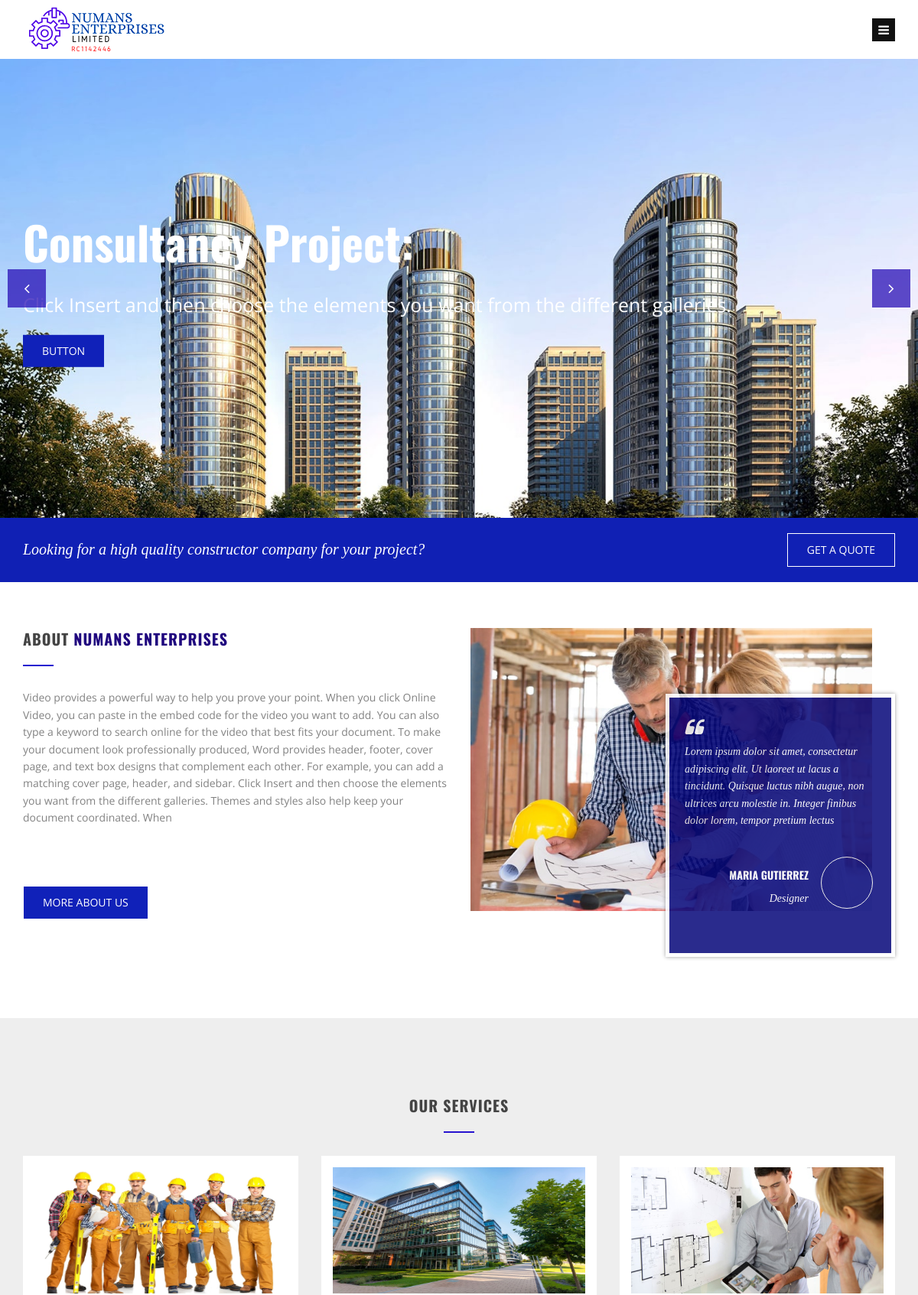
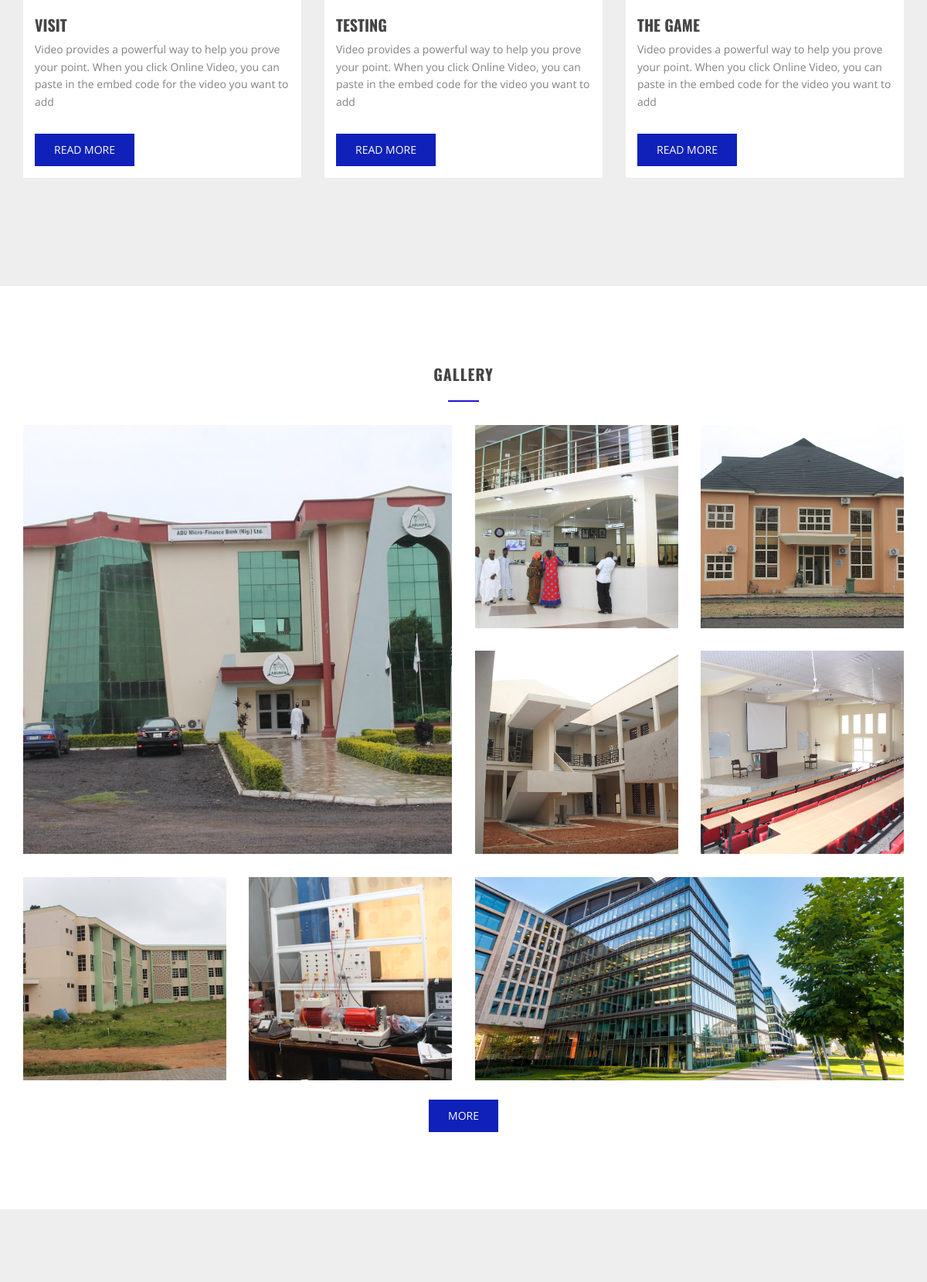
The page / (upper part) on the database its author committed (2 pictures, top to bottom).
### src/models.py (models this page shows)
class Slider(models.Model):
    title = models.CharField(max_length=100)
    content = models.TextField()
    image = models.ImageField()
    class Meta:
        verbose_name = 'Slider Galllery'

class About(models.Model):
    history = models.TextField()
    class Meta:
        verbose_name = 'About Us'

class Service(models.Model):
    title = models.CharField(max_length=100)
    content = models.TextField()
    image = models.ImageField()
    class Meta:
        verbose_name = 'Our Services'

class Gallery(models.Model):
    caption = models.CharField(max_length=200)
    image = models.ImageField()
    class Meta:
        verbose_name = 'Projects Gallery'

### src/views.py (the view)
# urls.py: 2. Add a URL to urlpatterns:  path('', views.home, name='home')
def home(request):
    abouts = About.objects.all()
    slides = Slider.objects.all()
    services = Service.objects.all()[:6]
    galls = Gallery.objects.all()[:8]
    news = News.objects.all()[:3]
    team = Team.objects.all()
    return render(request, 'index.html', {'abouts':abouts, 'slides':slides, 'services':services, 'galls':galls,
                                        'news':news, 'team':team})

### src/templates/index.html (shortened to what this page needs)
{% load static %}
<!DOCTYPE html>
<html>
	<head>
		<link rel="stylesheet" type="text/css" href="{% static 'fonts/fontawesome/font-awesome.min.css' %}">
		<link rel="stylesheet" type="text/css" href="{% static 'fonts/pe-icon/pe-icon.css' %}">
		<link rel="stylesheet" type="text/css" href="{% static 'vendors/bootstrap/grid.css' %}">
		<link rel="stylesheet" type="text/css" href="{% static 'vendors/magnific-popup/magnific-popup.min.css' %}">
		<link rel="stylesheet" type="text/css" href="{% static 'vendors/swiper/swiper.css' %}">
		<link rel="stylesheet" type="text/css" href="{% static 'css/main.css' %}">
	</head>
	<body>
		<div class="page-wrap">
			<header class="header header-fixheight header--fixed">
				<div class="container">
					<div class="header__inner">
						<div class="header-logo"><a href="#"><img src="{% static 'img/logo.png' %}" alt=""/></a></div>
						<nav class="raising-nav">
							<div class="navbar-toggle"><i class="fa fa-bars"></i></div>
						</nav>
						<div class="btn-right">
							<div class="search-btn"></div>
						</div>
					</div>
				</div>
			</header>
			<div class="md-content">
				<hero class="hero" id="id1">
					<div class="swiper swiper-container">
						<div class="swiper-wrapper">
							{% for i in slides %}
							<div class="hero__wrapper" style="background-image: url('{{i.image.url}}');">
								<div class="hero__inner">
									<div class="container">
										<h1 class="hero__title">{{i.title}}</h1>
										<p class="hero__desc">{{i.content}}</p>
										<a class="btn btn-primary" href="#">button
										</a>
									</div>
								</div>
							</div>
							{% endfor %}
						</div>
						<div class="swiper-button-custom">
							<div class="swiper-button-prev-custom"><i class="fa fa-angle-left"></i></div>
							<div class="swiper-button-next-custom"><i class="fa fa-angle-right"></i></div>
						</div>
					</div>
				</hero>
				<div class="cta-02">
					<div class="container">
						<div class="row">
							<div class="col-lg-9 ">
								<h3 class="cta-02__title">Looking for a high quality constructor company for your project?</h3>
							</div>
							<div class="col-lg-3  md-text-right">
								<a class="btn btn-outline" href="#">Get a quote
								</a>
							</div>
						</div>
					</div>
				</div>
				<section class="md-section" id="id2" style="background-color:#fff;padding:60px 0;">
					<div class="container">
						<div class="row">
							<div class="col-lg-6 ">
								<div class="mb-30">
									<div class="sec-title sec-title__lg-title">
										<h2 class="sec-title__title">About <span>Numans Enterprises</span></h2><span class="sec-title__divider"></span>
									</div>
									{% for i in abouts %}
									<p>{{i.history|slice:600}}</p><br>
									{% endfor %}
									<br><br><a class="btn btn-primary btn-outline" href="#">More about us</a>
								</div>
							</div>
							<div class="col-lg-6 ">
								<div class="about"><img src="{% static 'img/about/2.jpg' %}" alt=""/>
									<blockquote class="quote-02 about-quote">
										<p class="quote-02__text">Lorem ipsum dolor sit amet, consectetur adipiscing elit. Ut laoreet ut lacus a tincidunt. Quisque luctus nibh augue, non ultrices arcu molestie in. Integer finibus dolor lorem, tempor pretium lectus</p>
										<div class="authorbox">
											<div class="authorbox__avartar" style="background-image: url(https://unsplash.it/800);"><img src="https://unsplash.it/800" alt=""/></div>
											<div class="authorbox__info">
												<h5 class="authorbox__name">Maria Gutierrez</h5>
												<p class="authorbox__work">Designer</p>
											</div>
										</div>
									</blockquote>
								</div>
							</div>
						</div>
					</div>
				</section>
				<section class="md-section" id="id3">
					<div class="container">
						<div class="row">
							<div class="col-lg-8 col-xs-offset-0 col-sm-offset-0 col-md-offset-0 col-lg-offset-2 ">
								<div class="sec-title sec-title__lg-title md-text-center">
									<h2 class="sec-title__title">Our services</h2><span class="sec-title__divider"></span>
								</div>
							</div>
						</div>
						<div class="row row-eq-height">
						{% for i in services %}
							<div class="col-sm-6 col-md-6 col-lg-4 ">
								<div class="services">
									<div class="services__img"><img src="{{ i.image.url }}"  style= "width:500px; height:165px;"alt=""/></div>
									<h2 class="services__title"><a href="#">{{i.title}}</a></h2>
									<div class="services__desc">{{i.content|slice:150}}</div>
									<a class="btn btn btn-primary btn-custom" href="#">read more
									</a>
								</div>
							</div>
						{% endfor %}
						</div>
					</div>
				</section>
				<section class="md-section" id="id4" style="background-color:#fff;">
					<div class="container">
						<div class="row">
							<div class="col-lg-8 col-xs-offset-0 col-sm-offset-0 col-md-offset-0 col-lg-offset-2 ">
								<div class="sec-title sec-title__lg-title md-text-center">
									<h2 class="sec-title__title">Gallery</h2><span class="sec-title__divider"></span>
								</div>
							</div>
						</div>
						<div class="gallery-wrap gallery-album">
							<div class="grid-css grid-css--grid" data-col-lg="4" data-col-md="2" data-col-sm="2" data-col-xs="1" data-gap="30">
								<div class="grid__inner">
									{% for i in galls %}
									{% if forloop.counter == 1%}
									<div class="grid-item large">
									{% elif forloop.counter == 8%}
									<div class="grid-item wide">
									{% else %}
									<div class="grid-item">
									{% endif %}
										<div class="grid-item__inner">
											<div class="grid-item__content-wrapper">
												<div class="gallery gallery--grid">
													<div class="gallery__image bg-image" style="background-image: url({{ i.image.url }});">
													</div>
												</div>
											</div>
										</div>
									</div>
									{% endfor %}
								</div>
							</div>
						</div>
				<div class="general-btn text-center" style="padding-top:25px;">
					<a class="btn btn-primary" href="#">More</a>
				</div>
					</div>
				</section>
		<section id="id5"" class="news">
		</section>
					</div>
			</div>
	</body>
</html>

### rows shown on the page
Slider: image (picture), title "Consultancy Project:", content "Click Insert and then choose the elements you want from the different galleries."
About: history "Video provides a powerful way to help you prove your point. When you click Online Video, you can paste in the embed code for the video you want to add. You can also type a keyword to search online for the video that best fits your document. To make your document look professionally produced, Word provides header, footer, cover page, and text box designs that complement each other. For example, you can add a matching cover page, header, and sidebar. Click Insert and then choose the elements you want from the different galleries. Themes and styles also help keep your document coordinated. When"
Service: image (picture), title "VISIT", content "Video provides a powerful way to help you prove your point. When you click Online Video, you can paste in the embed code for the video you want to add"
Service: image (picture), title "TESTING", content "Video provides a powerful way to help you prove your point. When you click Online Video, you can paste in the embed code for the video you want to add"
Service: image (picture), title "THE GAME", content "Video provides a powerful way to help you prove your point. When you click Online Video, you can paste in the embed code for the video you want to add"
Gallery: image (picture)
Gallery: image (picture)
Gallery: image (picture)
Gallery: image (picture)
Gallery: image (picture)
Gallery: image (picture)
Gallery: image (picture)
Gallery: image (picture)
